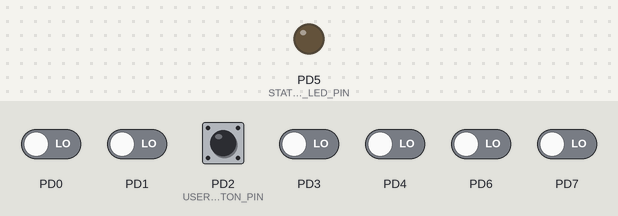
This program was run on a simulated ATmega328P, built with avr-gcc and emulated at 16 MHz. On the bench: output pins drawn as LEDs (lit = HIGH). The test bench sets the inputs (shaded band); at power-on: PD2 (USER_BUTTON_PIN) HIGH, PD0, PD1, PD3, PD4, PD6, PD7 LOW.

Above: at 0.2 s.
At 7.6 s:
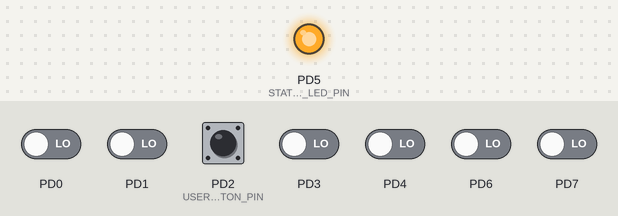
Timing chart, 0 to 8.0 s (numbered marks = the images above):
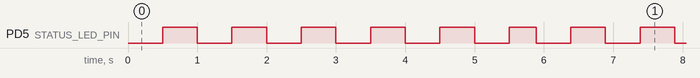

Measured:
- by itself, PD5 (STATUS_LED_PIN): goes 5 × (HIGH 0.50 s, LOW 0.50 s), HIGH 0.39 s, 118 × (LOW 0.50 s, HIGH 0.50 s), LOW 0.27 s, 5 × (HIGH 0.50 s, LOW 0.50 s), HIGH 0.50 s, then LOW
- by itself, everything shown: repeats every 7.0 s, in 14 steps

The program:

main.c
```c
// main.c - Cooperative multitasking on a 1 ms Timer1 system tick
#define F_CPU 16000000UL
#include <avr/io.h>
#include <avr/interrupt.h>
#include "gpio.h"

// 'volatile' is critical. It tells the compiler that this variable can change
// at any time (by the ISR), so it must always be read from memory.
volatile uint32_t system_ticks = 0;

// This is the Interrupt Service Routine for Timer1 Compare Match A.
// This function is automatically called by the hardware every 1ms.
ISR(TIMER1_COMPA_vect) {
    system_ticks++;
}
void system_tick_init(void) {

    cli();                  // Disable global interrupts

    TCCR1A = 0;             // Normal port operation, WGM bits in TCCR18
    TCCR1B = 0;

    // Configure Timer1 in CTC mode (WGM12 bit).
    TCCR1B |= (1 << WGM12); // set CTC mode: WGM12 = 1 (mode 4)

    // Set the compare value in OCR1A to 249.
    OCR1A = 249;
    // Set the prescaler to 64 (CS11 and CS10 bits).
    TCCR1B |= (1 << CS11) | (1 << CS10);

    // Enable the Timer1 Compare A interrupt (OCIE1A bit).
    TIMSK1 |= (1 << OCIE1A);

    sei(); // Enable global interrupts. This must be called for any interrupt to work.
}
// --- Non-blocking tasks ---
#define STATUS_LED_PORT GPIO_PORT_D
#define STATUS_LED_PIN 5
#define USER_BUTTON_PORT GPIO_PORT_D
#define USER_BUTTON_PIN 2

void task_blink_status_led(void) {
    static uint32_t last_toggle_time = 0;
    if ((system_ticks - last_toggle_time) >= 500) { // 500ms interval
        // Toggle the LED using your gpio_write/gpio_read functions.
        uint8_t cur = gpio_read(STATUS_LED_PORT, STATUS_LED_PIN);
        if(cur == GPIO_PIN_HIGH){
            gpio_write(STATUS_LED_PORT, STATUS_LED_PIN, GPIO_PIN_LOW);
        } else {
            gpio_write(STATUS_LED_PORT, STATUS_LED_PIN, GPIO_PIN_HIGH);
        }
        last_toggle_time = system_ticks;
    }
}

void task_poll_button(void) {
    static uint8_t last_button_state = GPIO_PIN_HIGH;
    uint8_t current_button_state = gpio_read(USER_BUTTON_PORT, USER_BUTTON_PIN);

    if (current_button_state == GPIO_PIN_LOW && last_button_state == GPIO_PIN_HIGH) {
        // Button was just pressed (falling edge). For now, we do nothing.
        // In a real app, you might set a flag here.
    }
    last_button_state = current_button_state;
}

int main(void) {
    /* GPIO driver from 01-gpio-morse */
    // --- INITIALIZATION ---
    gpio_set_direction(STATUS_LED_PORT, STATUS_LED_PIN, GPIO_PIN_OUTPUT);
    gpio_set_direction(USER_BUTTON_PORT, USER_BUTTON_PIN, GPIO_PIN_INPUT);
    gpio_set_pullup(USER_BUTTON_PORT, USER_BUTTON_PIN, 1); // enable pull up

    system_tick_init();

    // --- SUPERLOOP ---
    while (1) {
        task_blink_status_led();
        task_poll_button();
    }
    return 0;
}
```

gpio.c
```c
#include "gpio.h"

// Helper arrays to map enum to actual registers
static volatile uint8_t* ddr_registers[] = {&DDRB, &DDRC, &DDRD};
static volatile uint8_t* port_registers[] = {&PORTB, &PORTC, &PORTD};
static volatile uint8_t* pin_registers[] = {&PINB, &PINC, &PIND};

void gpio_set_direction(GpioPort_t port, uint8_t pin_num, GpioDirection_t direction) {
    if (direction == GPIO_PIN_OUTPUT) {
        *ddr_registers[port] |= (1 << pin_num);
    } else {
        *ddr_registers[port] &= ~(1 << pin_num);
    }
}

void gpio_write(GpioPort_t port, uint8_t pin_num, GpioValue_t value) {
    // Use the PORTx register (from port_registers) to drive the pin HIGH or LOW
    if (value == GPIO_PIN_HIGH) {
        *port_registers[port] |= (1 << pin_num);   // set bit → drive pin HIGH
    } else {
        *port_registers[port] &= ~(1 << pin_num);  // clear bit → drive pin LOW
    }
    // 'port_registers' array and perform bitwise operations to set
    // the pin HIGH or LOW based on the 'value' parameter.
}

void gpio_set_pullup(GpioPort_t port, uint8_t pin_num, uint8_t enable) {
    // Enabling a pull-up is the same as writing HIGH to an input pin.
    if(enable){
        *port_registers[port] |= (1 << pin_num); // enable pull-up
    } else{
        *port_registers[port] &= ~(1 << pin_num); // disable pull-up
    }
    gpio_write(port, pin_num, enable ? GPIO_PIN_HIGH : GPIO_PIN_LOW);
}

GpioValue_t gpio_read(GpioPort_t port, uint8_t pin_num) {
    // This function use the correct register from the
    // 'pin_registers' array. Read the register's value, check if the
    // specific bit for 'pin_num' is set, and return GPIO_PIN_HIGH or GPIO_PIN_LOW.
    // =============================================================================
    // Read the current logic level of the specified pin:
    // 1. Access the correct PINx register via pin_registers[port].
    // 2. Apply a bit mask (1 << pin_num) to isolate the target pin.
    // 3. If the bit is set → return GPIO_PIN_HIGH, else → return GPIO_PIN_LOW.
    if (*pin_registers[port] & (1 << pin_num)) {
        return GPIO_PIN_HIGH;
    } else {
        return GPIO_PIN_LOW;
    }

    //            ----- Short-hand version of if-else block above -----
    // return (*pin_registers[port] & (1 << pin_num)) ? GPIO_PIN_HIGH : GPIO_PIN_LOW;
    // ------------------------------------------------------------------------------
}
```

gpio.h
```c
// Header guard to prevent multiple inclusions
#ifndef GPIO_H
#define GPIO_H

#include <avr/io.h>

// --- Type Definitions for Readability ---
typedef enum { GPIO_PORT_B, GPIO_PORT_C, GPIO_PORT_D } GpioPort_t;
typedef enum { GPIO_PIN_INPUT, GPIO_PIN_OUTPUT } GpioDirection_t;
typedef enum { GPIO_PIN_LOW, GPIO_PIN_HIGH } GpioValue_t;

// --- Function Prototypes (Public API) ---
void gpio_set_direction(GpioPort_t port, uint8_t pin_num, GpioDirection_t direction);
void gpio_set_pullup(GpioPort_t port, uint8_t pin_num, uint8_t enable);
void gpio_write(GpioPort_t port, uint8_t pin_num, GpioValue_t value);
GpioValue_t gpio_read(GpioPort_t port, uint8_t pin_num);

#endif // GPIO_H
```
